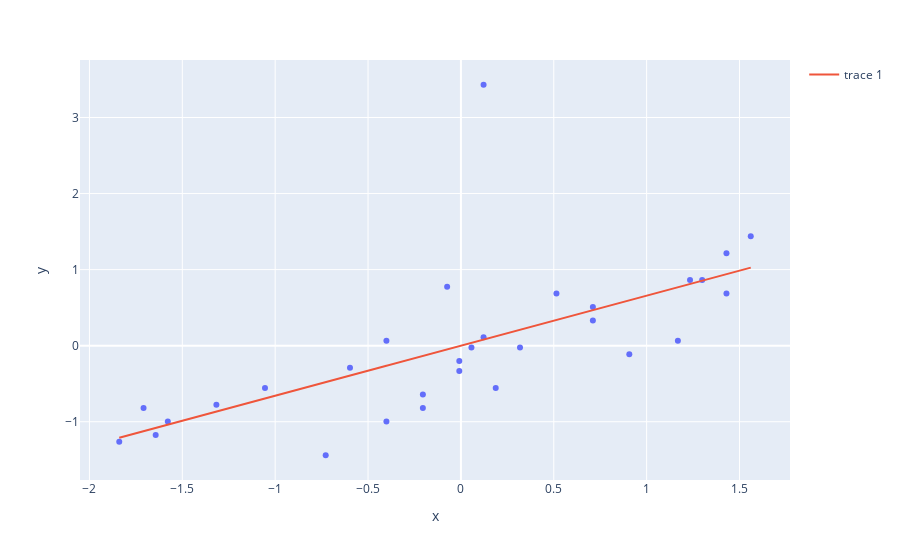

The notebook cell saved with this chart:
### Code cell
fig = px.scatter(x=X[:, 0], y=y[:, 0])

fig.add_trace(
    go.Scatter(x=X[:, 0], y=predict_ols[:, 0])
)
